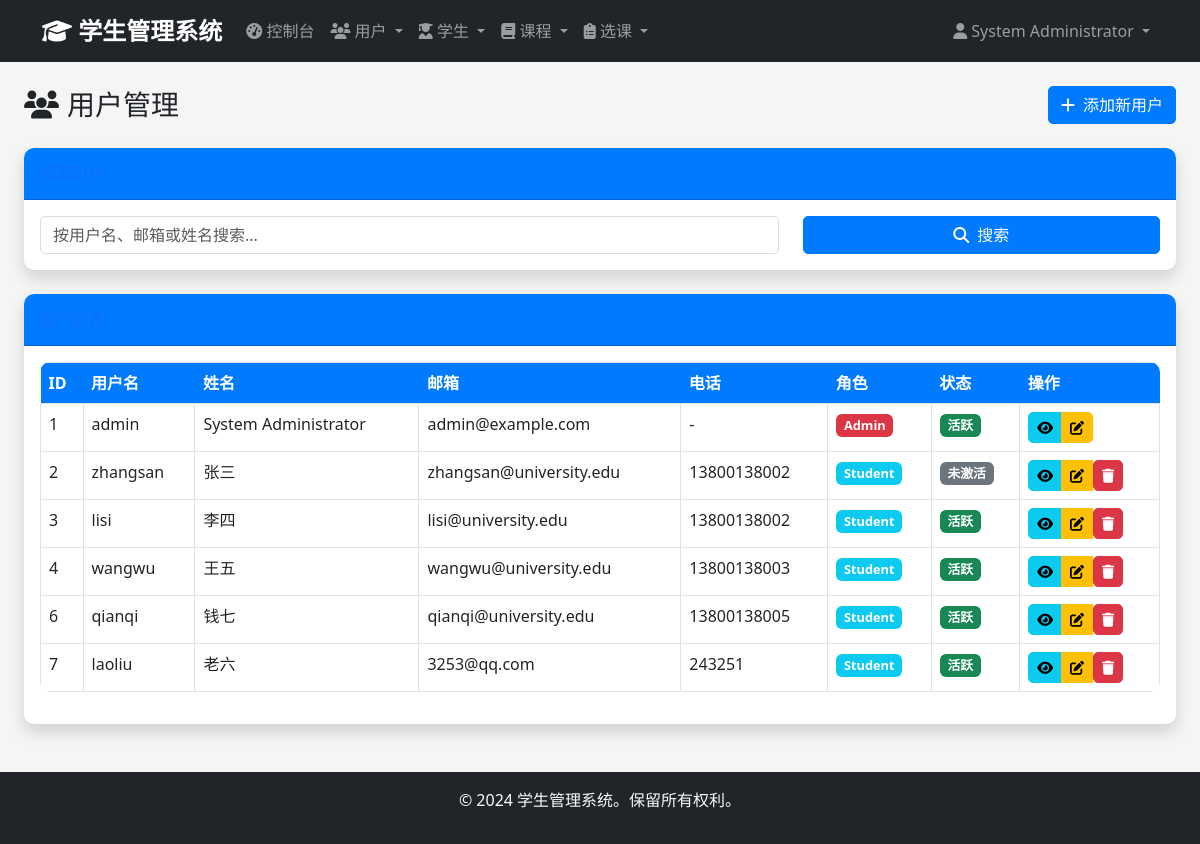
Page /admin/users (signed in) on the committed database.
### app/models/user.py (models this page shows, shortened)
class User(UserMixin, db.Model):
    __tablename__ = 'users'
    id = db.Column(db.Integer, primary_key=True)
    username = db.Column(db.String(50), unique=True, nullable=False)
    email = db.Column(db.String(100), unique=True, nullable=False)
    password_hash = db.Column(db.String(255), nullable=False)
    full_name = db.Column(db.String(100), nullable=False)
    phone = db.Column(db.String(20))
    role = db.Column(db.Enum('admin', 'student', name='user_role'), nullable=False, default='student')
    is_active = db.Column(db.Boolean, default=True)
    created_at = db.Column(db.DateTime, default=datetime.utcnow)
    updated_at = db.Column(db.DateTime, default=datetime.utcnow, onupdate=datetime.utcnow)
    administrator = db.relationship('Administrator', backref='user', uselist=False, cascade='all, delete-orphan')
    def is_admin(self):
        return self.role == 'admin'

### app/views/admin.py (the view)
@admin_bp.route('/users')
@login_required
@admin_required
def users():
    page = request.args.get('page', 1, type=int)
    search = request.args.get('search', '')
    query = User.query
    if search:
        query = query.filter(
            (User.username.contains(search)) |
            (User.email.contains(search)) |
            (User.full_name.contains(search))
        )
    users = query.paginate(
        page=page,
        per_page=20,
        error_out=False
    )
    return render_template('admin/users/index.html', users=users, search=search)

### app/views/auth.py (called while the page is built)
def admin_required(f):
    @wraps(f)
    def decorated_function(*args, **kwargs):
        if not current_user.is_authenticated or not current_user.is_admin():
            flash('访问被拒绝。需要管理员权限。', 'error')
            return redirect(url_for('auth.login'))
        return f(*args, **kwargs)
    return decorated_function

### app/templates/admin/users/index.html (shortened to what this page needs)
{% extends "base.html" %}
{% block content %}
<div class="container-fluid">
    <div class="d-sm-flex align-items-center justify-content-between mb-4">
        <h1 class="h3 mb-0 text-gray-800">
            <i class="fas fa-users me-2"></i>用户管理
        </h1>
        <a href="{{ url_for('admin.create_user') }}" class="btn btn-primary">
            <i class="fas fa-plus me-2"></i>添加新用户
        </a>
    </div>
    <div class="card shadow mb-4">
        <div class="card-header py-3">
            <h6 class="m-0 font-weight-bold text-primary">搜索用户</h6>
        </div>
        <div class="card-body">
            <form method="GET" action="{{ url_for('admin.users') }}">
                <div class="row">
                    <div class="col-md-8">
                        <input type="text" class="form-control" name="search" placeholder="按用户名、邮箱或姓名搜索..." value="{{ search }}">
                    </div>
                    <div class="col-md-4">
                        <button type="submit" class="btn btn-primary w-100">
                            <i class="fas fa-search me-2"></i>搜索
                        </button>
                    </div>
                </div>
            </form>
        </div>
    </div>
    <div class="card shadow mb-4">
        <div class="card-header py-3">
            <h6 class="m-0 font-weight-bold text-primary">用户列表</h6>
        </div>
        <div class="card-body">
            {% if users.items %}
            <div class="table-responsive">
                <table class="table table-bordered" id="usersTable" width="100%" cellspacing="0">
                    <thead>
                        <tr>
                            <th>ID</th>
                            <th>用户名</th>
                            <th>姓名</th>
                            <th>邮箱</th>
                            <th>电话</th>
                            <th>角色</th>
                            <th>状态</th>
                            <th>操作</th>
                        </tr>
                    </thead>
                    <tbody>
                        {% for user in users.items %}
                        <tr>
                            <td>{{ user.id }}</td>
                            <td>{{ user.username }}</td>
                            <td>{{ user.full_name }}</td>
                            <td>{{ user.email }}</td>
                            <td>{{ user.phone or '-' }}</td>
                            <td>
                                <span class="badge bg-{{ 'danger' if user.role == 'admin' else 'info' }}">
                                    {{ user.role.title() }}
                                </span>
                            </td>
                            <td>
                                {% if user.is_active %}
                                    <span class="badge bg-success">活跃</span>
                                {% else %}
                                    <span class="badge bg-secondary">未激活</span>
                                {% endif %}
                            </td>
                            <td>
                                <div class="btn-group" role="group">
                                    <a href="{{ url_for('admin.view_user', user_id=user.id) }}" class="btn btn-sm btn-info" title="查看">
                                        <i class="fas fa-eye"></i>
                                    </a>
                                    <a href="{{ url_for('admin.edit_user', user_id=user.id) }}" class="btn btn-sm btn-warning" title="编辑">
                                        <i class="fas fa-edit"></i>
                                    </a>
                                    {% if user.id != current_user.id %}
                                    <form method="POST" action="{{ url_for('admin.delete_user', user_id=user.id) }}" style="display: inline;"
                                          onsubmit="return confirm('确定要删除这个用户吗？');">
                                        <button type="submit" class="btn btn-sm btn-danger" title="删除">
                                            <i class="fas fa-trash"></i>
                                        </button>
                                    </form>
                                    {% endif %}
                                </div>
                            </td>
                        </tr>
                        {% endfor %}
                    </tbody>
                </table>
            </div>
            {% endif %}
        </div>
    </div>
</div>
{% endblock %}

### app/templates/base.html (shortened to what this page needs)
<!DOCTYPE html>
<html lang="zh-CN">
<head>
    <link href="https://cdn.jsdelivr.net/npm/bootstrap@5.3.0/dist/css/bootstrap.min.css" rel="stylesheet">
    <link href="https://cdnjs.cloudflare.com/ajax/libs/font-awesome/6.4.0/css/all.min.css" rel="stylesheet">
    <link href="{{ url_for('static', filename='css/style.css') }}" rel="stylesheet">
</head>
<body>
    {% if current_user.is_authenticated %}
    <nav class="navbar navbar-expand-lg navbar-dark bg-dark">
        <div class="container">
            <a class="navbar-brand" href="{{ url_for('main.dashboard') }}">
                <i class="fas fa-graduation-cap"></i> 学生管理系统
            </a>
            <div class="collapse navbar-collapse" id="navbarNav">
                <ul class="navbar-nav me-auto">
                    {% if current_user.is_admin() %}
                    <li class="nav-item">
                        <a class="nav-link" href="{{ url_for('admin.dashboard') }}">
                            <i class="fas fa-tachometer-alt"></i> 控制台
                        </a>
                    </li>
                    <li class="nav-item dropdown">
                        <a class="nav-link dropdown-toggle" href="#" data-bs-toggle="dropdown">
                            <i class="fas fa-users"></i> 用户
                        </a>
                    </li>
                    <li class="nav-item dropdown">
                        <a class="nav-link dropdown-toggle" href="#" data-bs-toggle="dropdown">
                            <i class="fas fa-user-graduate"></i> 学生
                        </a>
                    </li>
                    <li class="nav-item dropdown">
                        <a class="nav-link dropdown-toggle" href="#" data-bs-toggle="dropdown">
                            <i class="fas fa-book"></i> 课程
                        </a>
                    </li>
                    <li class="nav-item dropdown">
                        <a class="nav-link dropdown-toggle" href="#" data-bs-toggle="dropdown">
                            <i class="fas fa-clipboard-list"></i> 选课
                        </a>
                    </li>
                    {% endif %}
                </ul>
                <ul class="navbar-nav">
                    <li class="nav-item dropdown">
                        <a class="nav-link dropdown-toggle" href="#" data-bs-toggle="dropdown">
                            <i class="fas fa-user"></i> {{ current_user.full_name }}
                        </a>
                    </li>
                </ul>
            </div>
        </div>
    </nav>
    {% endif %}
    <main class="container-fluid py-4">
        {% block content %}{% endblock %}
    </main>
    <footer class="bg-dark text-light text-center py-3 mt-auto">
        <div class="container">
            <p>&copy; 2024 学生管理系统。保留所有权利。</p>
        </div>
    </footer>
</body>
</html>

### app/static/css/style.css (style rules this page uses)
:root { --primary-color: #007bff; --secondary-color: #6c757d; --success-color: #28a745; --danger-color: #dc3545; --warning-color: #ffc107; --info-color: #17a2b8; --dark-color: #343a40; --light-color: #f8f9fa; }
body { min-height: 100vh; display: flex; flex-direction: column; background-color: #f5f5f5; font-family: 'Segoe UI', Tahoma, Geneva, Verdana, sans-serif; }
main { flex: 1; }
.navbar-brand { font-weight: bold; font-size: 1.5rem; }
.navbar-nav .nav-link { transition: color 0.3s; }
.card { border: none; border-radius: 10px; box-shadow: 0 0 10px rgba(0,0,0,0.1); transition: transform 0.3s, box-shadow 0.3s; }
.card-header { background-color: var(--primary-color); color: white; border-radius: 10px 10px 0 0 !important; font-weight: 600; }
.btn { border-radius: 5px; transition: all 0.3s; }
.btn-primary { background-color: var(--primary-color); border-color: var(--primary-color); }
.btn-danger { background-color: var(--danger-color); border-color: var(--danger-color); }
.table { background-color: white; border-radius: 10px; overflow: hidden; }
.table thead th { background-color: var(--primary-color); color: white; border: none; }
.form-control, .form-select { border-radius: 5px; border: 1px solid #ddd; transition: border-color 0.3s, box-shadow 0.3s; }
footer { margin-top: auto; }
.badge { font-size: 0.8rem; padding: 0.4em 0.6em; }

### rows in the picture
User: full_name "System Administrator", id "1", username "admin", email "admin@example.com", phone "-", role "Admin", is_active "活跃"
User: id "2", username "zhangsan", full_name "张三", email "zhangsan@university.edu", phone "13800138002", role "Student", is_active "未激活"
User: id "3", username "lisi", full_name "李四", email "lisi@university.edu", phone "13800138002", role "Student", is_active "活跃"
User: id "4", username "wangwu", full_name "王五", email "wangwu@university.edu", phone "13800138003", role "Student", is_active "活跃"
User: id "6", username "qianqi", full_name "钱七", email "qianqi@university.edu", phone "13800138005", role "Student", is_active "活跃"
User: id "7", username "laoliu", full_name "老六", email "3253@qq.com", phone "243251", role "Student", is_active "活跃"
